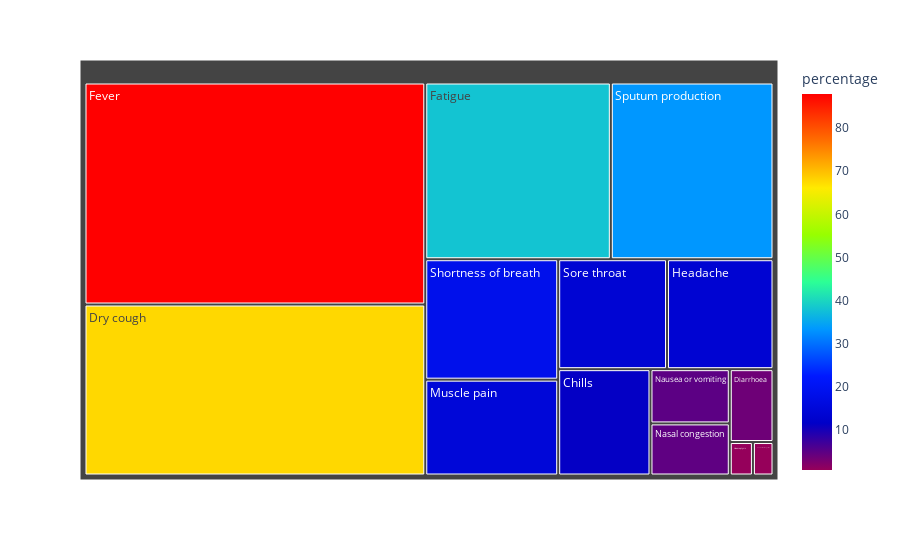

The notebook cell this image was saved under:
### Markdown cell above
**Tree Plot**

### Code cell
fig = px.treemap(symptoms, path=['symptom'], values='percentage',
                  color='percentage', hover_data=['symptom'],
                  color_continuous_scale='Rainbow')
fig.show()

### Figure 1 — Plotly figure (JSON) as saved in the notebook; plotly's stock layout.template omitted (floating-point values rounded to 4 significant figures)
{"data": [{"branchvalues": "total", "customdata": [["Chills", 11.4], ["Conjunctival congestion", 0.8], ["Diarrhoea", 3.7], ["Dry cough", 67.7], ["Fatigue", 38.1], ["Fever", 87.9], ["Haemoptysis", 0.9], ["Headache", 13.6], ["Muscle pain", 14.8], ["Nasal congestion", 4.8], ["Nausea or vomiting", 5], ["Shortness of breath", 18.6], ["Sore throat", 13.9], ["Sputum production", 33.4]], "domain": {"x": [0, 1], "y": [0, 1]}, "hovertemplate": "symptom=%{customdata[0]}<br>percentage=%{color}<br>labels=%{label}<br>parent=%{parent}<br>id=%{id}<extra></extra>", "ids": ["Chills", "Conjunctival congestion", "Diarrhoea", "Dry cough", "Fatigue", "Fever", "Haemoptysis", "Headache", "Muscle pain", "Nasal congestion", "Nausea or vomiting", "Shortness of breath", "Sore throat", "Sputum production"], "labels": ["Chills", "Conjunctival congestion", "Diarrhoea", "Dry cough", "Fatigue", "Fever", "Haemoptysis", "Headache", "Muscle pain", "Nasal congestion", "Nausea or vomiting", "Shortness of breath", "Sore throat", "Sputum production"], "marker": {"coloraxis": "coloraxis", "colors": [11.4, 0.8, 3.7, 67.7, 38.1, 87.9, 0.9, 13.6, 14.8, 4.8, 5, 18.6, 13.9, 33.4]}, "name": "", "parents": ["", "", "", "", "", "", "", "", "", "", "", "", "", ""], "type": "treemap", "values": [11.4, 0.8, 3.7, 67.7, 38.1, 87.9, 0.9, 13.6, 14.8, 4.8, 5, 18.6, 13.9, 33.4]}], "layout": {"coloraxis": {"colorbar": {"title": {"text": "percentage"}}, "colorscale": [[0, "rgb(150,0,90)"], [0.125, "rgb(0,0,200)"], [0.25, "rgb(0,25,255)"], [0.375, "rgb(0,152,255)"], [0.5, "rgb(44,255,150)"], [0.625, "rgb(151,255,0)"], [0.75, "rgb(255,234,0)"], [0.875, "rgb(255,111,0)"], [1, "rgb(255,0,0)"]]}, "legend": {"tracegroupgap": 0}, "margin": {"t": 60}}}
